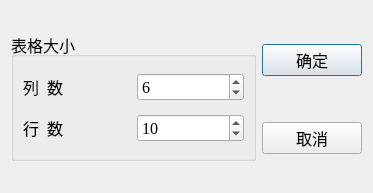
<?xml version="1.0" encoding="UTF-8"?>
<ui version="4.0">
 <class>QWDialogSize</class>
 <widget class="QDialog" name="QWDialogSize">
  <property name="windowModality">
   <enum>Qt::NonModal</enum>
  </property>
  <property name="geometry">
   <rect>
    <x>0</x>
    <y>0</y>
    <width>373</width>
    <height>193</height>
   </rect>
  </property>
  <property name="sizePolicy">
   <sizepolicy hsizetype="Fixed" vsizetype="Fixed">
    <horstretch>0</horstretch>
    <verstretch>0</verstretch>
   </sizepolicy>
  </property>
  <property name="font">
   <font>
    <family>Times New Roman</family>
    <pointsize>12</pointsize>
   </font>
  </property>
  <property name="windowTitle">
   <string>表格大小设置</string>
  </property>
  <property name="sizeGripEnabled">
   <bool>false</bool>
  </property>
  <property name="modal">
   <bool>false</bool>
  </property>
  <layout class="QGridLayout" name="gridLayout_2">
   <item row="0" column="0" rowspan="2">
    <widget class="QGroupBox" name="groupBox">
     <property name="title">
      <string>表格大小</string>
     </property>
     <layout class="QGridLayout" name="gridLayout">
      <item row="0" column="0">
       <widget class="QLabel" name="label_2">
        <property name="text">
         <string>列  数</string>
        </property>
       </widget>
      </item>
      <item row="0" column="1">
       <widget class="QSpinBox" name="spinBoxColumn">
        <property name="minimum">
         <number>1</number>
        </property>
        <property name="maximum">
         <number>500</number>
        </property>
        <property name="value">
         <number>6</number>
        </property>
       </widget>
      </item>
      <item row="1" column="0">
       <widget class="QLabel" name="label">
        <property name="text">
         <string>行  数</string>
        </property>
       </widget>
      </item>
      <item row="1" column="1">
       <widget class="QSpinBox" name="spinBoxRow">
        <property name="minimum">
         <number>1</number>
        </property>
        <property name="maximum">
         <number>500</number>
        </property>
        <property name="value">
         <number>10</number>
        </property>
       </widget>
      </item>
     </layout>
    </widget>
   </item>
   <item row="0" column="1">
    <widget class="QPushButton" name="btnOK">
     <property name="maximumSize">
      <size>
       <width>100</width>
       <height>16777215</height>
      </size>
     </property>
     <property name="text">
      <string>确定</string>
     </property>
     <property name="icon">
      <iconset resource="images.qrc">
       <normaloff>:/images/704.bmp</normaloff>:/images/704.bmp</iconset>
     </property>
    </widget>
   </item>
   <item row="1" column="1">
    <widget class="QPushButton" name="btnCancel">
     <property name="maximumSize">
      <size>
       <width>100</width>
       <height>16777215</height>
      </size>
     </property>
     <property name="text">
      <string>取消</string>
     </property>
     <property name="icon">
      <iconset resource="images.qrc">
       <normaloff>:/images/706.bmp</normaloff>:/images/706.bmp</iconset>
     </property>
    </widget>
   </item>
  </layout>
 </widget>
 <resources>
  <include location="images.qrc"/>
 </resources>
 <connections>
  <connection>
   <sender>btnOK</sender>
   <signal>clicked()</signal>
   <receiver>QWDialogSize</receiver>
   <slot>accept()</slot>
   <hints>
    <hint type="sourcelabel">
     <x>231</x>
     <y>33</y>
    </hint>
    <hint type="destinationlabel">
     <x>272</x>
     <y>31</y>
    </hint>
   </hints>
  </connection>
  <connection>
   <sender>btnCancel</sender>
   <signal>clicked()</signal>
   <receiver>QWDialogSize</receiver>
   <slot>reject()</slot>
   <hints>
    <hint type="sourcelabel">
     <x>192</x>
     <y>80</y>
    </hint>
    <hint type="destinationlabel">
     <x>197</x>
     <y>119</y>
    </hint>
   </hints>
  </connection>
 </connections>
</ui>
